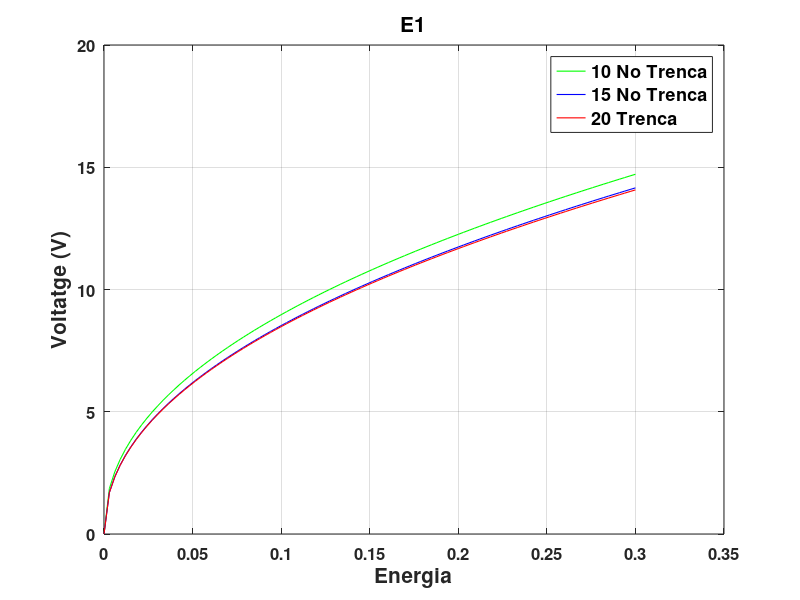

Write MATLAB code to recreate this figure. (Note: this script raises an error after producing the figure.)
clear all;
close all;

x = linspace(0,0.3,100);
s = 25.308*x.^(0.4505);
q = 24.684*x.^(0.4618);
p = 24.519*x.^(0.4611);

plot(x,s,'g', 'LineWidth', 0.8);
grid on;
hold on;

plot(x,q,'b', 'LineWidth', 0.8);
grid on;
hold on;

plot(x,p,'r', 'LineWidth', 0.8);
grid on;
hold on;

set(gca, 'FontSize', 12, 'FontWeight', 'bold');
title('E1','FontSize', 15, 'FontWeight', 'bold');
xlabel('Energia','FontSize', 15, 'FontWeight', 'bold');
ylabel('Voltatge (V)','FontSize', 15, 'FontWeight', 'bold');
legend('10 No Trenca','15 No Trenca','20 Trenca','FontSize', 13, 'FontWeight', 'bold');
rectangle('Position', [gca().XLim(1), gca().YLim(1), diff(gca().XLim), diff(gca().YLim)], 'EdgeColor', 'k');